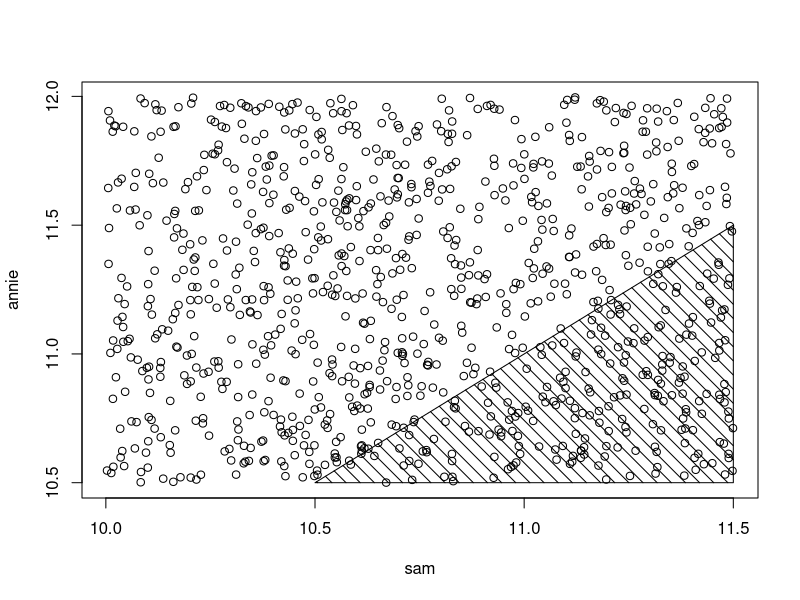

The R script that drew this image:

###############################################
###   MONTE CARLO METHODS IN INFERENCE      ###
###############################################

# Monte Carlo Methods may refer to any method in
# statistical inference or numerical analysis 
# where simulation is used.

# Here we just look at inference.
# Can use MC to estimate parameters of sampling
# distribution of a statistic, mean squared 
# error (MSE), percentiles, or other measures 
# of interest.

# In statistical inference there is uncertainty
# in an estimate. The methods we are going to 
# look at now use repeated sampling from a 
# given probability model, known as parametric 
# bootstrap, to investigate.

# We simulate the stochastic process that 
# generated the data, repeatedly drawing 
# samples under identical conditions.

# Other MC methods known as nonparametric 
# use repeated sampling from an observed sample.

### MONTE CARLO METHODS FOR ESTIMATION

## Let's begin with simply estimating a 
## probability. Sometimes this is referred 
## to as computing an expectation of a 
## random variable.

## If you have a random variable X with 
## a density function f(x) and we want to 
## compute the expectation of a function h(x)
## which models the probability of f(X),
## (or the area under the curve of f(x)), 
## then h(x) can be expressed as the integral
## of f(x).

## Sam and Annie from 'Sleepless in Seattle'

## Let A and S represent Sam's and Annie's 
## arrival times at the Empire State Building, 
## where we measure the arrival time as the
## number of hours after noon.

## We assume A and S are independent and 
## uniformly distributed and that Annie 
## arrives somewhere between 10:30 and midnight
## and Sam arrives somewhere between 10:00 and
## 11:30PM.

## Our Questions are:
# 1) What is the probability that Annie 
#    arrives before Sam?
# 2) What is expected difference in arrival 
#    times?

## FIRST QUESTION
# We simulate a large number of values from 
# distribution of (A,S) say, 1000,
# where A and S are independent:


sam <- runif(1000, 10, 11.5) # creating IID uniform distribution with runif
annie <- runif(1000, 10.5, 12)


# We want the probability P(A < S) which is estimated
# by the proportion of simulated pairs (a,s) where a is
# smaller than s

prob <- sum(annie < sam) / 1000
prob

# shaded area shows a < s
plot(sam, annie)
polygon(c(10.5, 11.5, 11.5, 10.5),
        c(10.5, 10.5, 11.5, 10.5), density = 10, angle = 135)


# standard error of this estimate is
sqrt(prob * (1 - prob) / 1000)


# Annie more likely to arrive later, so we model E(A -S)
difference <- annie - sam

# Monte Carlo estimate is the mean of these differences
mc.est <- mean(difference)
mc.est

# Estimated standard error is the standard deviation of diffs
# divided by square root of simulation sample size:
se.est <- sd(difference) / sqrt(1000)
c(mc.est, se.est)


# This one is easy. We generate a large number 
# of random samples of size 2 from a standard 
# normal distribution, then compute the 
# replicate pairs' mean differences, and then
# the mean of those differences.

m <- 1000
g <- numeric(m)
for (i in 1:m) {
  x <- rnorm(2)
  g[i] <- abs(x[1] - x[2])
}

est <- mean(g)
est

### Example of Estimating the MSE of 
### a trimmed mean

# A trimmed mean can be used to estimate the 
# center of a continuous symmetric distribution 
# that is not normal

# You get a trimmed mean by averaging all but 
# the largest and smallest sample observations.

# Here the center is 0, we implement by writing 
# a for loop (could also use replicate() 
# function)

n <- 20
m <- 1000
tmean <- numeric(m)
for (i in 1:m) {
  x <- sort(rnorm(n)) # sort n is vector of 20
  tmean[i] <- sum(x[2:(n-1)]) / (n-2) # trim off first and last 
}

mse <- mean(tmean^2)
mse

# standard error of the mse estimate
sqrt(sum((tmean - mean(tmean))^2)) / m














